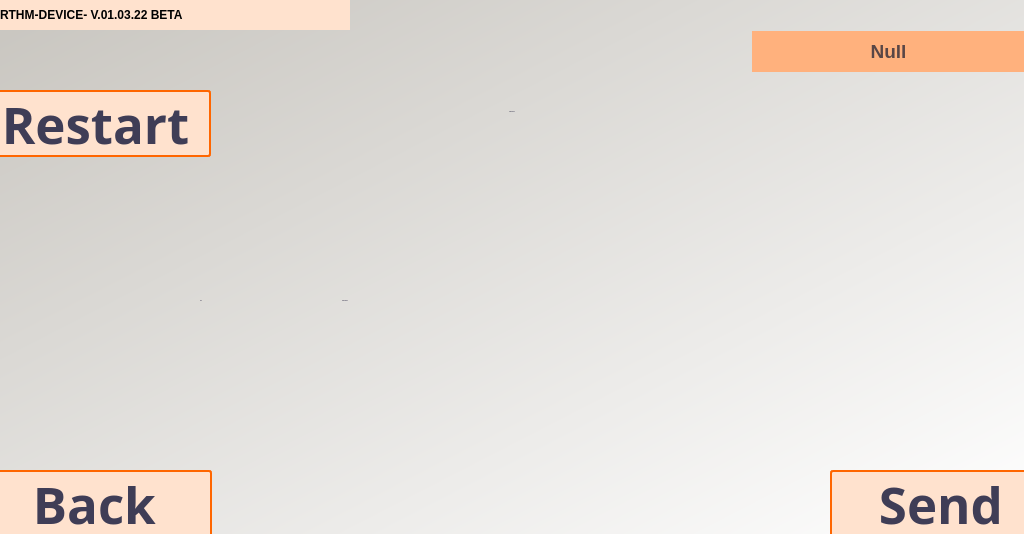
<?xml version="1.0" encoding="UTF-8"?>
<ui version="4.0">
 <class>Recepient</class>
 <widget class="QWidget" name="Recepient">
  <property name="geometry">
   <rect>
    <x>0</x>
    <y>0</y>
    <width>1024</width>
    <height>534</height>
   </rect>
  </property>
  <property name="windowTitle">
   <string>RTHM - Recepient</string>
  </property>
  <widget class="QWidget" name="widget" native="true">
   <property name="geometry">
    <rect>
     <x>0</x>
     <y>0</y>
     <width>1024</width>
     <height>534</height>
    </rect>
   </property>
   <property name="styleSheet">
    <string notr="true">QWidget#widget{
background-color:qlineargradient(spread:pad, x1:0.005, y1:0, x2:1, y2:1, stop:0 rgba(200, 197, 191, 255), stop:1 rgba(255, 255, 255, 255))}</string>
   </property>
   <widget class="QPushButton" name="btnBack">
    <property name="geometry">
     <rect>
      <x>-10</x>
      <y>470</y>
      <width>222</width>
      <height>67</height>
     </rect>
    </property>
    <property name="font">
     <font>
      <family>Montserrat</family>
      <pointsize>38</pointsize>
      <weight>75</weight>
      <italic>false</italic>
      <bold>true</bold>
     </font>
    </property>
    <property name="toolTip">
     <string>&lt;html&gt;&lt;head/&gt;&lt;body&gt;&lt;p&gt;GO BACK TO HOME&lt;/p&gt;&lt;/body&gt;&lt;/html&gt;</string>
    </property>
    <property name="styleSheet">
     <string notr="true">color: #3F3D56;
background-color: #FFE2CE;
border-radius: 3px;
border:2px solid  rgb(255, 102, 0);
padding: 4px;
font: 38pt &quot;Montserrat&quot;;
font-weight: bold;</string>
    </property>
    <property name="text">
     <string>Back </string>
    </property>
   </widget>
   <widget class="QLabel" name="lblName">
    <property name="geometry">
     <rect>
      <x>752</x>
      <y>31</y>
      <width>273</width>
      <height>41</height>
     </rect>
    </property>
    <property name="styleSheet">
     <string notr="true">color: #594646;
font: 22px &quot;Montserrat&quot;;
font-weight: bold;</string>
    </property>
    <property name="text">
     <string>&lt;html&gt;&lt;head/&gt;&lt;body&gt;&lt;p&gt;&lt;span style=&quot; font-size:14pt; font-weight:600;&quot;&gt;Null&lt;/span&gt;&lt;/p&gt;&lt;/body&gt;&lt;/html&gt;</string>
    </property>
    <property name="alignment">
     <set>Qt::AlignCenter</set>
    </property>
   </widget>
   <widget class="QLabel" name="lblNamePlaceholder">
    <property name="geometry">
     <rect>
      <x>752</x>
      <y>31</y>
      <width>273</width>
      <height>41</height>
     </rect>
    </property>
    <property name="styleSheet">
     <string notr="true">background-color:#FFB17D;</string>
    </property>
    <property name="text">
     <string/>
    </property>
   </widget>
   <widget class="QPushButton" name="btnSend">
    <property name="geometry">
     <rect>
      <x>830</x>
      <y>470</y>
      <width>222</width>
      <height>67</height>
     </rect>
    </property>
    <property name="font">
     <font>
      <family>Montserrat</family>
      <pointsize>38</pointsize>
      <weight>75</weight>
      <italic>false</italic>
      <bold>true</bold>
     </font>
    </property>
    <property name="toolTip">
     <string>&lt;html&gt;&lt;head/&gt;&lt;body&gt;&lt;p&gt;SEND DATA&lt;/p&gt;&lt;/body&gt;&lt;/html&gt;</string>
    </property>
    <property name="styleSheet">
     <string notr="true">color: #3F3D56;
background-color: #FFE2CE;
border-radius: 3px;
border:2px solid  rgb(255, 102, 0);
padding: 4px;
font: 38pt &quot;Montserrat&quot;;
font-weight: bold;</string>
    </property>
    <property name="text">
     <string>Send</string>
    </property>
   </widget>
   <widget class="QLabel" name="lblInput">
    <property name="geometry">
     <rect>
      <x>313</x>
      <y>71</y>
      <width>398</width>
      <height>81</height>
     </rect>
    </property>
    <property name="font">
     <font>
      <family>Montserrat</family>
      <pointsize>-1</pointsize>
      <weight>75</weight>
      <italic>false</italic>
      <bold>true</bold>
     </font>
    </property>
    <property name="styleSheet">
     <string notr="true">color:#3F3D56;
font: 64pX &quot;Montserrat&quot;;
font-weight: bold;</string>
    </property>
    <property name="text">
     <string>SEND DATA</string>
    </property>
    <property name="alignment">
     <set>Qt::AlignCenter</set>
    </property>
   </widget>
   <widget class="QPushButton" name="btnSend_2">
    <property name="geometry">
     <rect>
      <x>800</x>
      <y>450</y>
      <width>64</width>
      <height>64</height>
     </rect>
    </property>
    <property name="styleSheet">
     <string notr="true">icon-size: 64px;
background-color: transparent;
border: none;</string>
    </property>
    <property name="text">
     <string/>
    </property>
    <property name="icon">
     <iconset>
      <normaloff>../images/icons/Send(2).png</normaloff>../images/icons/Send(2).png</iconset>
    </property>
   </widget>
   <widget class="QLabel" name="label_3">
    <property name="geometry">
     <rect>
      <x>708</x>
      <y>10</y>
      <width>100</width>
      <height>90</height>
     </rect>
    </property>
    <property name="text">
     <string/>
    </property>
    <property name="pixmap">
     <pixmap>../images/icons/namedesign.png</pixmap>
    </property>
    <property name="scaledContents">
     <bool>true</bool>
    </property>
    <property name="alignment">
     <set>Qt::AlignCenter</set>
    </property>
   </widget>
   <widget class="QPushButton" name="btnBack_2">
    <property name="geometry">
     <rect>
      <x>170</x>
      <y>450</y>
      <width>64</width>
      <height>64</height>
     </rect>
    </property>
    <property name="styleSheet">
     <string notr="true">icon-size: 64px;
background-color: transparent;
border: none;</string>
    </property>
    <property name="text">
     <string/>
    </property>
    <property name="icon">
     <iconset>
      <normaloff>../images/icons/btnBack.png</normaloff>../images/icons/btnBack.png</iconset>
    </property>
   </widget>
   <widget class="QLabel" name="lblLine1">
    <property name="geometry">
     <rect>
      <x>190</x>
      <y>333</y>
      <width>570</width>
      <height>10</height>
     </rect>
    </property>
    <property name="text">
     <string/>
    </property>
    <property name="pixmap">
     <pixmap>../images/icons/line.png</pixmap>
    </property>
    <property name="scaledContents">
     <bool>true</bool>
    </property>
   </widget>
   <widget class="QLineEdit" name="txtNumber">
    <property name="geometry">
     <rect>
      <x>340</x>
      <y>260</y>
      <width>411</width>
      <height>81</height>
     </rect>
    </property>
    <property name="font">
     <font>
      <family>Montserrat</family>
      <pointsize>-1</pointsize>
      <weight>75</weight>
      <italic>false</italic>
      <bold>true</bold>
     </font>
    </property>
    <property name="styleSheet">
     <string notr="true">background-color: transparent;
border: 0;
border-radius:16px;
color:#3F3D56;
font: 64pX &quot;Montserrat&quot;;
font-weight: bold;</string>
    </property>
    <property name="text">
     <string>9123456789</string>
    </property>
   </widget>
   <widget class="QLabel" name="lblNumber">
    <property name="geometry">
     <rect>
      <x>200</x>
      <y>260</y>
      <width>141</width>
      <height>81</height>
     </rect>
    </property>
    <property name="font">
     <font>
      <family>Montserrat</family>
      <pointsize>-1</pointsize>
      <weight>75</weight>
      <italic>false</italic>
      <bold>true</bold>
     </font>
    </property>
    <property name="styleSheet">
     <string notr="true">color:#3F3D56;
font: 64pX &quot;Montserrat&quot;;
font-weight: bold;</string>
    </property>
    <property name="text">
     <string>+63-</string>
    </property>
   </widget>
   <widget class="QLabel" name="imgHello_2">
    <property name="geometry">
     <rect>
      <x>687</x>
      <y>125</y>
      <width>435</width>
      <height>341</height>
     </rect>
    </property>
    <property name="text">
     <string/>
    </property>
    <property name="pixmap">
     <pixmap>../images/sms.png</pixmap>
    </property>
    <property name="scaledContents">
     <bool>true</bool>
    </property>
   </widget>
   <widget class="QPushButton" name="btnInfo">
    <property name="geometry">
     <rect>
      <x>0</x>
      <y>0</y>
      <width>350</width>
      <height>30</height>
     </rect>
    </property>
    <property name="styleSheet">
     <string notr="true">text-align: left;
border: none;
background-color: #FFE2CE;
font: 12pt &quot;Montserrat&quot;;
font-weight: bold;</string>
    </property>
    <property name="text">
     <string>RTHM-DEVICE- V.01.03.22 BETA</string>
    </property>
   </widget>
   <widget class="QPushButton" name="btnInfo_2">
    <property name="geometry">
     <rect>
      <x>322</x>
      <y>0</y>
      <width>30</width>
      <height>30</height>
     </rect>
    </property>
    <property name="styleSheet">
     <string notr="true">background-color: transparent;
border:none;</string>
    </property>
    <property name="text">
     <string/>
    </property>
    <property name="icon">
     <iconset>
      <normaloff>../images/icons/i.png</normaloff>../images/icons/i.png</iconset>
    </property>
   </widget>
   <widget class="QPushButton" name="btnRestart">
    <property name="geometry">
     <rect>
      <x>-20</x>
      <y>90</y>
      <width>231</width>
      <height>67</height>
     </rect>
    </property>
    <property name="font">
     <font>
      <family>Montserrat</family>
      <pointsize>38</pointsize>
      <weight>75</weight>
      <italic>false</italic>
      <bold>true</bold>
     </font>
    </property>
    <property name="toolTip">
     <string>&lt;html&gt;&lt;head/&gt;&lt;body&gt;&lt;p&gt;SEND DATA&lt;/p&gt;&lt;/body&gt;&lt;/html&gt;</string>
    </property>
    <property name="styleSheet">
     <string notr="true">color: #3F3D56;
background-color: #FFE2CE;
border-radius: 3px;
border:2px solid  rgb(255, 102, 0);
padding: 4px;
font: 38pt &quot;Montserrat&quot;;
font-weight: bold;</string>
    </property>
    <property name="text">
     <string>Restart</string>
    </property>
   </widget>
   <widget class="QPushButton" name="btnNew_2">
    <property name="geometry">
     <rect>
      <x>180</x>
      <y>50</y>
      <width>64</width>
      <height>64</height>
     </rect>
    </property>
    <property name="styleSheet">
     <string notr="true">icon-size: 64px;
background-color: transparent;
border: none;</string>
    </property>
    <property name="text">
     <string/>
    </property>
    <property name="icon">
     <iconset>
      <normaloff>../images/icons/add.png</normaloff>../images/icons/add.png</iconset>
    </property>
   </widget>
   <zorder>imgHello_2</zorder>
   <zorder>lblNamePlaceholder</zorder>
   <zorder>btnBack</zorder>
   <zorder>lblName</zorder>
   <zorder>btnSend</zorder>
   <zorder>lblInput</zorder>
   <zorder>btnSend_2</zorder>
   <zorder>label_3</zorder>
   <zorder>lblLine1</zorder>
   <zorder>lblNumber</zorder>
   <zorder>txtNumber</zorder>
   <zorder>btnBack_2</zorder>
   <zorder>btnInfo</zorder>
   <zorder>btnInfo_2</zorder>
   <zorder>btnRestart</zorder>
   <zorder>btnNew_2</zorder>
  </widget>
 </widget>
 <resources/>
 <connections/>
</ui>
